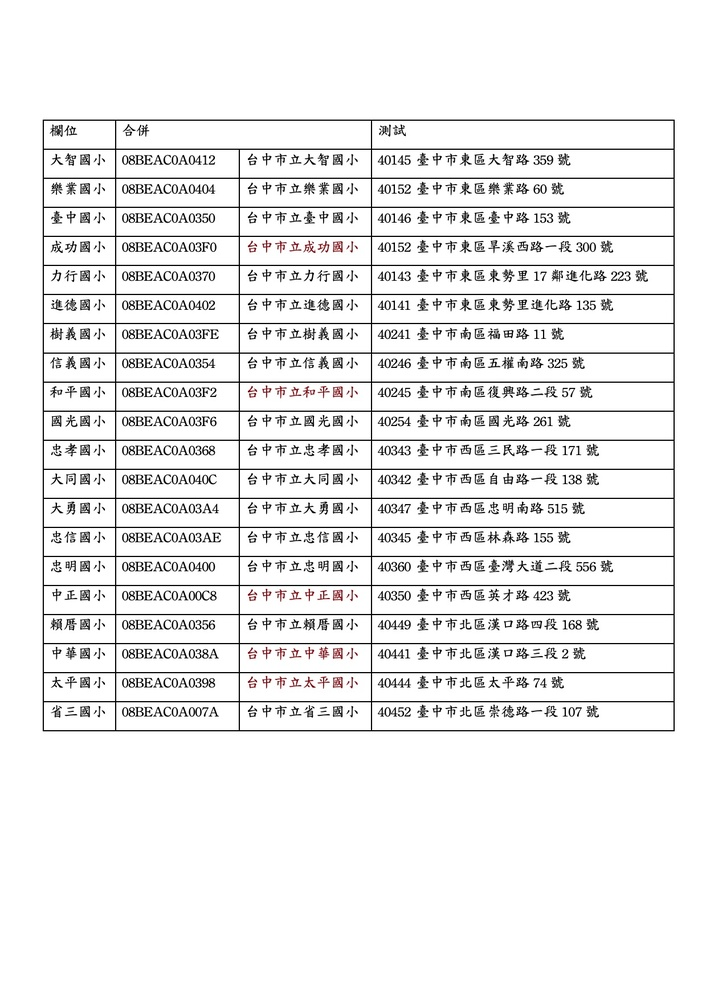
#> input picture img.jpg, 706 x 999 px, shrunk from 1239 x 1754 before the run
$ jupyter execute --allow-errors table_image_ocr.ipynb   (shell and % lines are left out)
#> lines starting #> are read from the running program, lines starting #| are printed output that depends on the picture; after the words box and inside, x2 and y2 are one past the last pixel; in counts of white or black regions, pixels touching at a corner belong together
[cell 1]

import cv2
import numpy as np
import matplotlib.pyplot as plt
import matplotlib as mpl
from ipywidgets import interact, interactive, fixed, interact_manual
import ipywidgets as widgets

try:
    from PIL import Image
except ImportError:
    import Image

import pytesseract

[cell 2]
mpl.rcParams['image.cmap'] = 'gray'

# Read the image
img = cv2.imread("img.jpg", 0)
#> img: shape (999, 706); min 0, max 255, mean 236.8
#img = cv2.imread("img-b.jpg", 0)
#img = cv2.imread("img0.2cm.jpg", 0)
#img = cv2.imread("img-tpe.jpg", 0)

 # Thresholding the image
(thresh, img_bin) = cv2.threshold(img, 128, 255,cv2.THRESH_BINARY|     cv2.THRESH_OTSU)
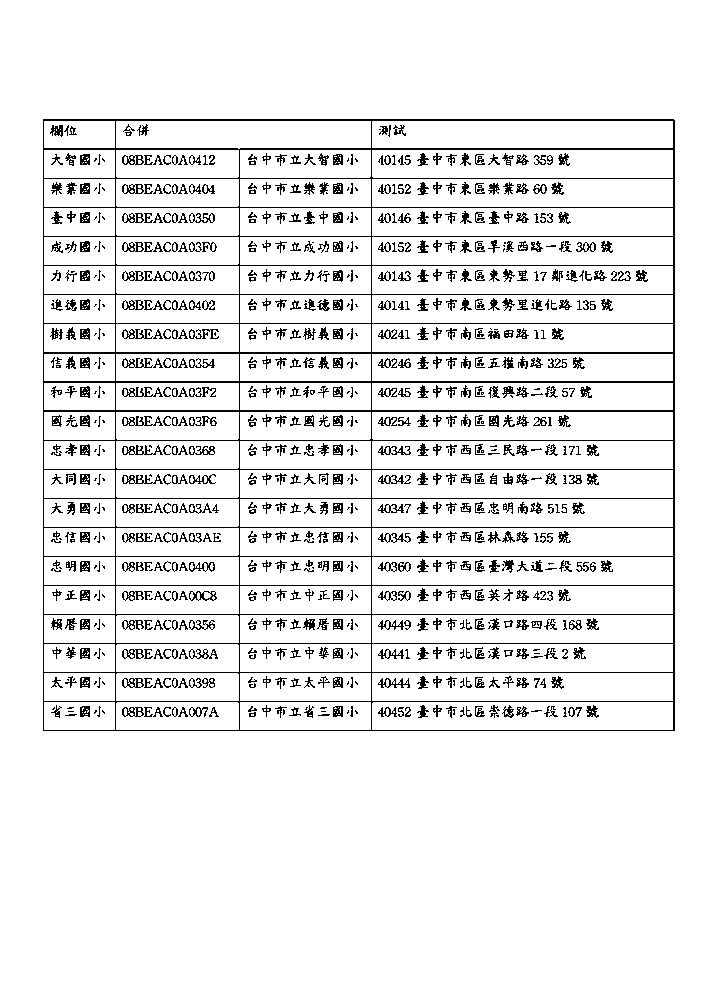
#> img_bin: shape (999, 706); 91.8% white; black in thin lines or dots, all inside (x1, y1, x2, y2) = (43, 119, 675, 731)
#> thresh = 160
# Invert the image
img_bin = 255-img_bin
cv2.imwrite("Image_bin.jpg",img_bin)
#> Out = True
#plt.axis('off')
#plt.imshow(img_bin);

[cell 3]
x = 70
global horizontal_lines_img, verticle_lines_img, kernel
kernel_length = np.array(img).shape[1]//x
#> kernel_length = 10

# A verticle kernel of (1 X kernel_length), which will detect all the verticle lines from the image.
verticle_kernel = cv2.getStructuringElement(cv2.MORPH_RECT, (1, kernel_length))
#> verticle_kernel = [1, 1, 1, 1, 1, 1, 1, 1, 1, 1]
# A horizontal kernel of (kernel_length X 1), which will help to detect all the horizontal line from the image.
hori_kernel = cv2.getStructuringElement(cv2.MORPH_RECT, (kernel_length, 1))
# A kernel of (3 X 3) ones.
#kernel = cv2.getStructuringElement(cv2.MORPH_RECT, (3, 3))
kernel = cv2.getStructuringElement(cv2.MORPH_RECT, (3, 3))
# Morphological operation to detect vertical lines from an image
img_temp1 = cv2.erode(img_bin, verticle_kernel, iterations=3)
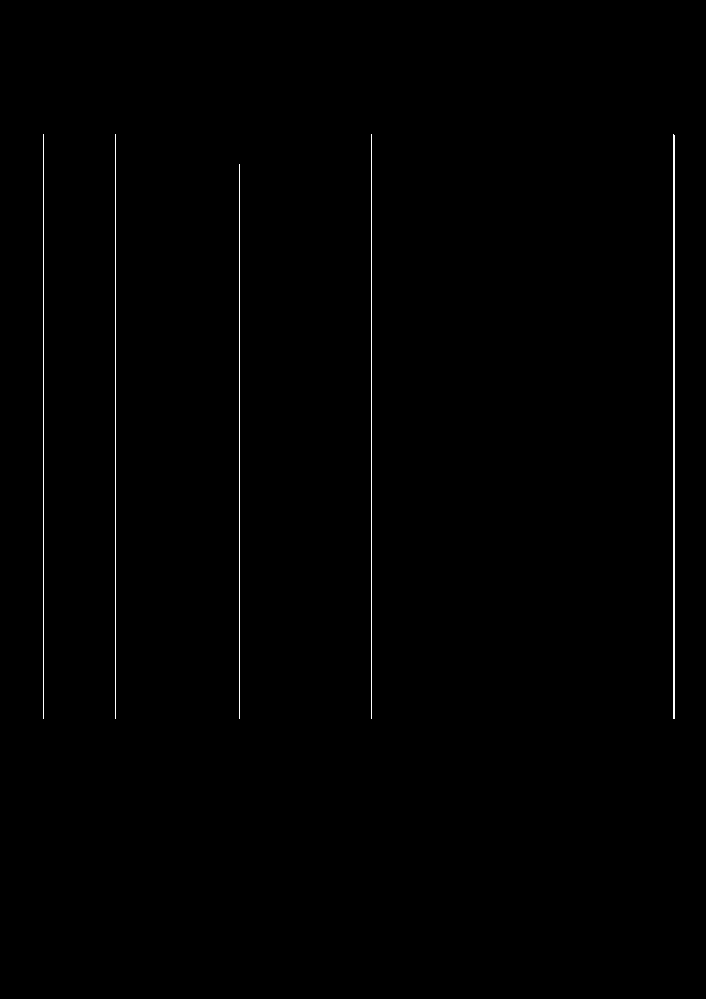
#> img_temp1: shape (999, 706); 0.49% white in thin lines or dots, all inside (x1, y1, x2, y2) = (43, 134, 675, 719)
verticle_lines_img = cv2.dilate(img_temp1, verticle_kernel, iterations=3)
#> verticle_lines_img: shape (999, 706); 0.52% white in thin lines or dots, all inside (x1, y1, x2, y2) = (43, 122, 675, 734)
cv2.imwrite("Image_verticle_lines.jpg",verticle_lines_img)
# Morphological operation to detect horizontal lines from an image
img_temp2 = cv2.erode(img_bin, hori_kernel, iterations=3)
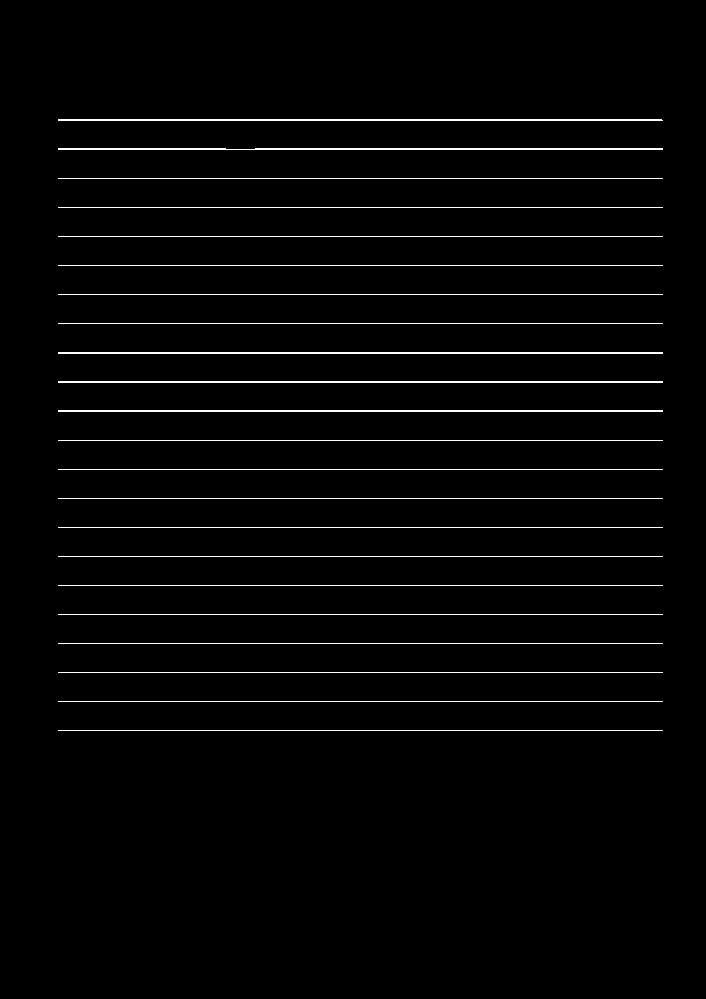
#> img_temp2: shape (999, 706); 2.3% white in thin lines or dots, all inside (x1, y1, x2, y2) = (58, 119, 663, 731)
horizontal_lines_img = cv2.dilate(img_temp2, hori_kernel, iterations=3)
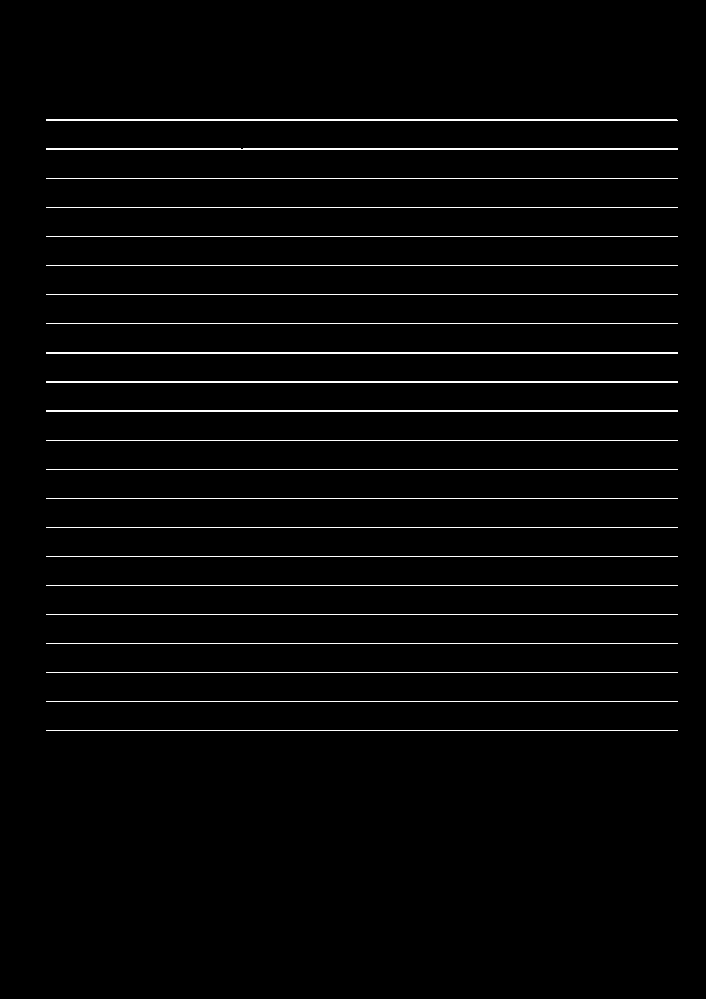
#> horizontal_lines_img: shape (999, 706); 2.4% white in thin lines or dots, all inside (x1, y1, x2, y2) = (46, 119, 678, 731)
cv2.imwrite("Image_horizontal_lines.jpg",horizontal_lines_img)

# Weighting parameters, this will decide the quantity of an image to be added to make a new image.
alpha = 0.5
beta = 1.0 - alpha
# This function helps to add two image with specific weight parameter to get a third image as summation of two image.
img_final_bin = cv2.addWeighted(verticle_lines_img, alpha, horizontal_lines_img, beta, 0.0)
img_final_bin = cv2.erode(~img_final_bin, kernel, iterations=2)
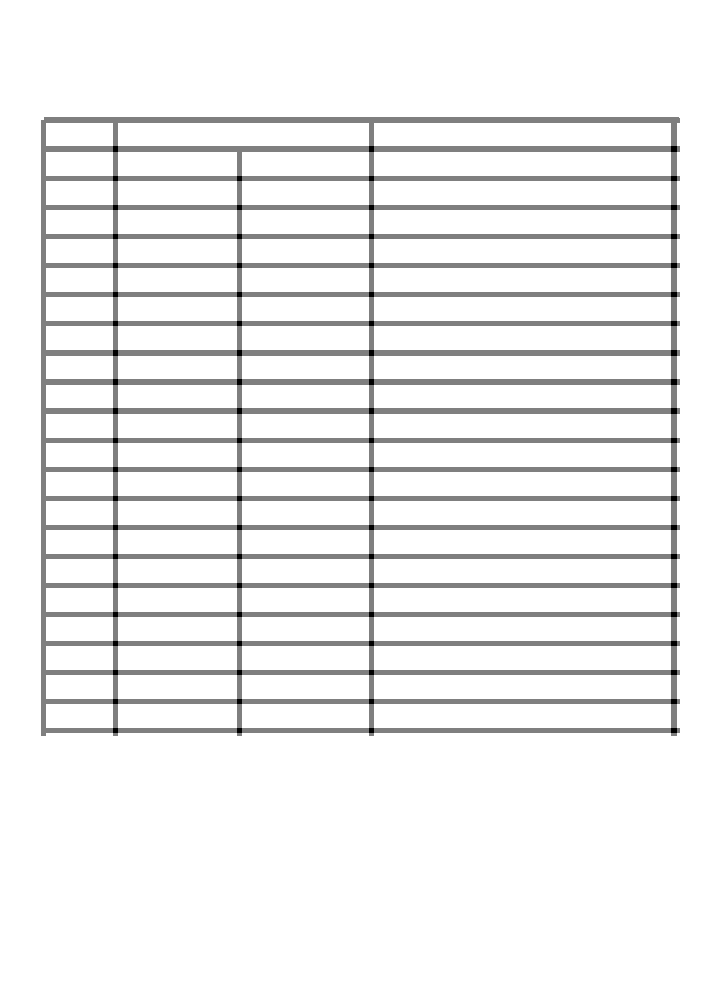
#> img_final_bin: shape (999, 706); min 0, max 255, mean 238.9
(thresh, img_final_bin) = cv2.threshold(img_final_bin, 128,255, cv2.THRESH_BINARY | cv2.THRESH_OTSU)
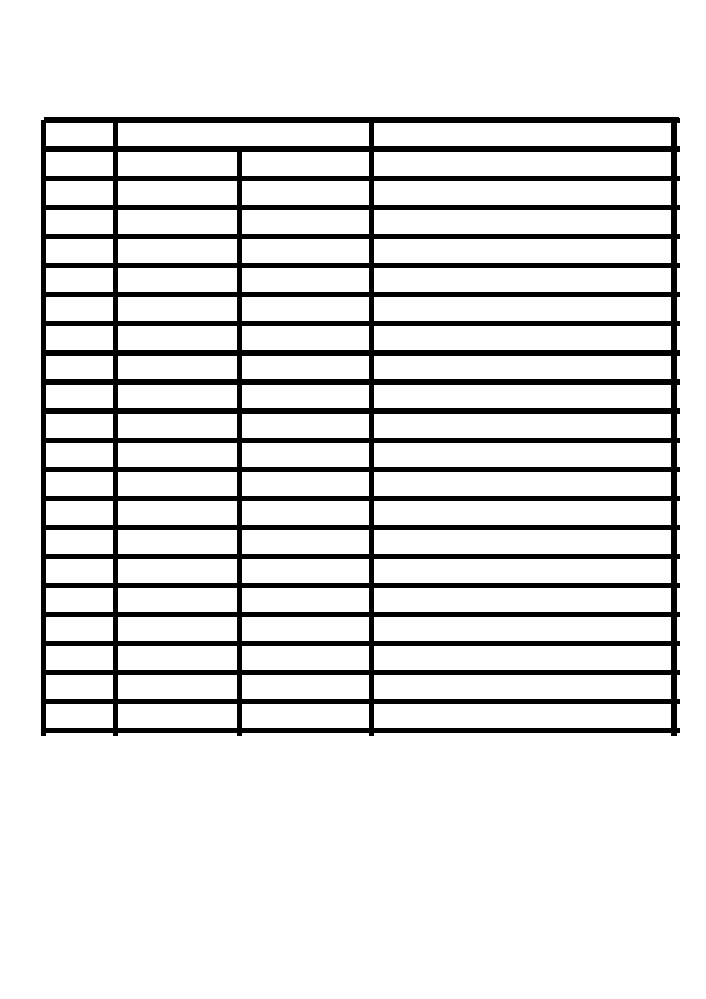
#> img_final_bin: shape (999, 706); 87.7% white; 1 black region
#> thresh = 127
#plt.axis('off')
#plt.imshow(img_final_bin)
cv2.imwrite("Image_bin_final.jpg",img_final_bin)
#> Out = True

[cell 4]
def sort_contours(cnts, method="left-to-right"):
    # initialize the reverse flag and sort index
    reverse = False
    i = 0

    # handle if we need to sort in reverse
    if method == "right-to-left" or method == "bottom-to-top":
        reverse = True

    # handle if we are sorting against the y-coordinate rather than
    # the x-coordinate of the bounding box
    if method == "top-to-bottom" or method == "bottom-to-top":
        i = 1

    # construct the list of bounding boxes and sort them from top to
    # bottom
    boundingBoxes = [cv2.boundingRect(c) for c in cnts]
    (cnts, boundingBoxes) = zip(*sorted(zip(cnts, boundingBoxes),
        key=lambda b:(b[1][1],b[1][0]), reverse=False))
        #key=lambda b:b[1][i], reverse=False))

    # return the list of sorted contours and bounding boxes
    return (cnts, boundingBoxes)

[cell 5]
# Find contours for image, which will detect all the boxes
contours, hierarchy = cv2.findContours(img_final_bin, cv2.RETR_TREE, cv2.CHAIN_APPROX_SIMPLE)
#> contours = 85 contours; largest, box (x1, y1, x2, y2) and area: (0, 0, 706, 999) 703590, (40, 116, 681, 737) 393494, (374, 704, 671, 728) 6808, (374, 675, 671, 699) 6808, (374, 646, 671, 670) 6808

# Sort all the contours by top to bottom.
(contours, boundingBoxes) = sort_contours(contours, method="top-to-bottom")
#> in sort_contours, `boundingBoxes = [cv2.boundingRect(c) for c in cnts]`: boundingBoxes = 85 items, first 6: (0, 0, 706, 999), (40, 116, 641, 621), (374, 704, 297, 24), (242, 704, 127, 24), (118, 704, 119, 24), (46, 704, 67, 24)
#> in sort_contours, `(cnts, boundingBoxes) = zip(*sorted(zip(cnts, boundingBoxes), key=lamb..`: cnts = 85 contours; largest, box (x1, y1, x2, y2) and area: (0, 0, 706, 999) 703590, (40, 116, 681, 737) 393494, (374, 152, 671, 176) 6808, (374, 181, 671, 205) 6808, (374, 210, 671, 234) 6808; boundingBoxes = 85 items, first 6: (0, 0, 706, 999), (40, 116, 641, 621), (46, 123, 67, 23), (118, 123, 251, 23), (374, 123, 297, 23), (46, 152, 67, 24)
#> contours has the same summary as cnts in sort_contours

idx = 0
#> (the rest of this cell did not finish here and is left out)

[cell 6]
img2 = Image.open('fig_1.jpg')
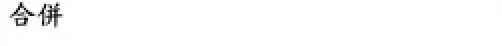
#> img2: PIL image 251x23 L (shown 2 times larger); min 0, max 255, mean 251
#text = pytesseract.image_to_string(img2)
#> (the rest of this cell did not finish here and is left out)
